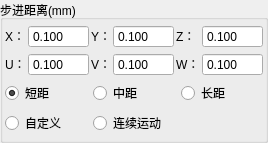
        <widget class="QGroupBox" name="groupBox_Step">
         <property name="title">
          <string>步进距离(mm)</string>
         </property>
         <layout class="QGridLayout" name="gridLayout_8">
          <property name="leftMargin">
           <number>2</number>
          </property>
          <property name="topMargin">
           <number>5</number>
          </property>
          <property name="rightMargin">
           <number>2</number>
          </property>
          <property name="bottomMargin">
           <number>5</number>
          </property>
          <property name="horizontalSpacing">
           <number>2</number>
          </property>
          <property name="verticalSpacing">
           <number>5</number>
          </property>
          <item row="1" column="0">
           <widget class="QLabel" name="label_U">
            <property name="sizePolicy">
             <sizepolicy hsizetype="Preferred" vsizetype="Fixed">
              <horstretch>0</horstretch>
              <verstretch>0</verstretch>
             </sizepolicy>
            </property>
            <property name="text">
             <string>U：</string>
            </property>
           </widget>
          </item>
          <item row="0" column="4">
           <widget class="QLabel" name="label_Z">
            <property name="sizePolicy">
             <sizepolicy hsizetype="Preferred" vsizetype="Fixed">
              <horstretch>0</horstretch>
              <verstretch>0</verstretch>
             </sizepolicy>
            </property>
            <property name="text">
             <string>Z：</string>
            </property>
           </widget>
          </item>
          <item row="0" column="0">
           <widget class="QLabel" name="label_X">
            <property name="sizePolicy">
             <sizepolicy hsizetype="Preferred" vsizetype="Fixed">
              <horstretch>0</horstretch>
              <verstretch>0</verstretch>
             </sizepolicy>
            </property>
            <property name="text">
             <string>X：</string>
            </property>
           </widget>
          </item>
          <item row="0" column="2">
           <widget class="QLabel" name="label_Y">
            <property name="sizePolicy">
             <sizepolicy hsizetype="Preferred" vsizetype="Fixed">
              <horstretch>0</horstretch>
              <verstretch>0</verstretch>
             </sizepolicy>
            </property>
            <property name="text">
             <string>Y：</string>
            </property>
           </widget>
          </item>
          <item row="1" column="2">
           <widget class="QLabel" name="label_V">
            <property name="sizePolicy">
             <sizepolicy hsizetype="Preferred" vsizetype="Fixed">
              <horstretch>0</horstretch>
              <verstretch>0</verstretch>
             </sizepolicy>
            </property>
            <property name="text">
             <string>V：</string>
            </property>
           </widget>
          </item>
          <item row="1" column="4">
           <widget class="QLabel" name="label_W">
            <property name="sizePolicy">
             <sizepolicy hsizetype="Preferred" vsizetype="Fixed">
              <horstretch>0</horstretch>
              <verstretch>0</verstretch>
             </sizepolicy>
            </property>
            <property name="text">
             <string>W：</string>
            </property>
           </widget>
          </item>
          <item row="0" column="1">
           <widget class="QDoubleSpinBox" name="doubleSpinBox_x">
            <property name="sizePolicy">
             <sizepolicy hsizetype="Expanding" vsizetype="Fixed">
              <horstretch>0</horstretch>
              <verstretch>0</verstretch>
             </sizepolicy>
            </property>
            <property name="buttonSymbols">
             <enum>QAbstractSpinBox::NoButtons</enum>
            </property>
            <property name="decimals">
             <number>3</number>
            </property>
            <property name="maximum">
             <double>9999.989999999999782</double>
            </property>
            <property name="singleStep">
             <double>0.100000000000000</double>
            </property>
            <property name="value">
             <double>0.100000000000000</double>
            </property>
           </widget>
          </item>
          <item row="0" column="3">
           <widget class="QDoubleSpinBox" name="doubleSpinBox_y">
            <property name="sizePolicy">
             <sizepolicy hsizetype="Expanding" vsizetype="Fixed">
              <horstretch>0</horstretch>
              <verstretch>0</verstretch>
             </sizepolicy>
            </property>
            <property name="buttonSymbols">
             <enum>QAbstractSpinBox::NoButtons</enum>
            </property>
            <property name="decimals">
             <number>3</number>
            </property>
            <property name="maximum">
             <double>9999.989999999999782</double>
            </property>
            <property name="singleStep">
             <double>0.100000000000000</double>
            </property>
            <property name="value">
             <double>0.100000000000000</double>
            </property>
           </widget>
          </item>
          <item row="0" column="5">
           <widget class="QDoubleSpinBox" name="doubleSpinBox_z">
            <property name="sizePolicy">
             <sizepolicy hsizetype="Expanding" vsizetype="Fixed">
              <horstretch>0</horstretch>
              <verstretch>0</verstretch>
             </sizepolicy>
            </property>
            <property name="buttonSymbols">
             <enum>QAbstractSpinBox::NoButtons</enum>
            </property>
            <property name="decimals">
             <number>3</number>
            </property>
            <property name="maximum">
             <double>9999.989999999999782</double>
            </property>
            <property name="singleStep">
             <double>0.100000000000000</double>
            </property>
            <property name="value">
             <double>0.100000000000000</double>
            </property>
           </widget>
          </item>
          <item row="1" column="1">
           <widget class="QDoubleSpinBox" name="doubleSpinBox_u">
            <property name="sizePolicy">
             <sizepolicy hsizetype="Expanding" vsizetype="Fixed">
              <horstretch>0</horstretch>
              <verstretch>0</verstretch>
             </sizepolicy>
            </property>
            <property name="buttonSymbols">
             <enum>QAbstractSpinBox::NoButtons</enum>
            </property>
            <property name="decimals">
             <number>3</number>
            </property>
            <property name="maximum">
             <double>9999.989999999999782</double>
            </property>
            <property name="singleStep">
             <double>0.100000000000000</double>
            </property>
            <property name="value">
             <double>0.100000000000000</double>
            </property>
           </widget>
          </item>
          <item row="1" column="3">
           <widget class="QDoubleSpinBox" name="doubleSpinBox_v">
            <property name="sizePolicy">
             <sizepolicy hsizetype="Expanding" vsizetype="Fixed">
              <horstretch>0</horstretch>
              <verstretch>0</verstretch>
             </sizepolicy>
            </property>
            <property name="buttonSymbols">
             <enum>QAbstractSpinBox::NoButtons</enum>
            </property>
            <property name="decimals">
             <number>3</number>
            </property>
            <property name="maximum">
             <double>9999.989999999999782</double>
            </property>
            <property name="singleStep">
             <double>0.100000000000000</double>
            </property>
            <property name="value">
             <double>0.100000000000000</double>
            </property>
           </widget>
          </item>
          <item row="1" column="5">
           <widget class="QDoubleSpinBox" name="doubleSpinBox_w">
            <property name="sizePolicy">
             <sizepolicy hsizetype="Expanding" vsizetype="Fixed">
              <horstretch>0</horstretch>
              <verstretch>0</verstretch>
             </sizepolicy>
            </property>
            <property name="buttonSymbols">
             <enum>QAbstractSpinBox::NoButtons</enum>
            </property>
            <property name="decimals">
             <number>3</number>
            </property>
            <property name="maximum">
             <double>9999.989999999999782</double>
            </property>
            <property name="singleStep">
             <double>0.100000000000000</double>
            </property>
            <property name="value">
             <double>0.100000000000000</double>
            </property>
           </widget>
          </item>
          <item row="2" column="0" colspan="6">
           <widget class="QWidget" name="widget" native="true">
            <layout class="QGridLayout" name="gridLayout_5">
             <property name="margin">
              <number>0</number>
             </property>
             <item row="1" column="1">
              <widget class="QRadioButton" name="radioButtonConti">
               <property name="text">
                <string>连续运动</string>
               </property>
              </widget>
             </item>
             <item row="0" column="1">
              <widget class="QRadioButton" name="radioButtonmid">
               <property name="text">
                <string>中距</string>
               </property>
              </widget>
             </item>
             <item row="0" column="2">
              <widget class="QRadioButton" name="radioButtonlong">
               <property name="text">
                <string>长距</string>
               </property>
              </widget>
             </item>
             <item row="1" column="0">
              <widget class="QRadioButton" name="radioButtoncustom">
               <property name="text">
                <string>自定义</string>
               </property>
              </widget>
             </item>
             <item row="0" column="0">
              <widget class="QRadioButton" name="radioButtonsmall">
               <property name="text">
                <string>短距</string>
               </property>
               <property name="checked">
                <bool>true</bool>
               </property>
              </widget>
             </item>
            </layout>
           </widget>
          </item>
         </layout>
        </widget>
